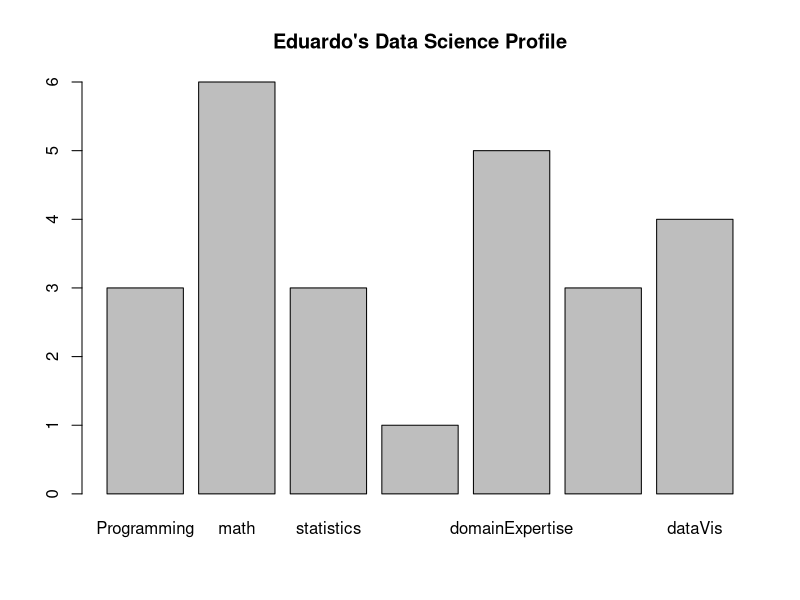

This figure's R source:
#Profile Categories #
profile.cat <- c('Programming', 'math', 'statistics','machineLearning', 'domainExpertise', 'PresentationSkills','dataVis')
 
#Profile Rank #
profile.rank <- c(3,6,3,1,5,3,4)
 ## Changes On the ranks###
#Histogram#
 eduardo.frm <- data.frame(profile.cat, profile.rank)
 barplot(eduardo.frm$profile.rank,names.arg=eduardo.frm$profile.cat)
 title("Eduardo's Data Science Profile")
